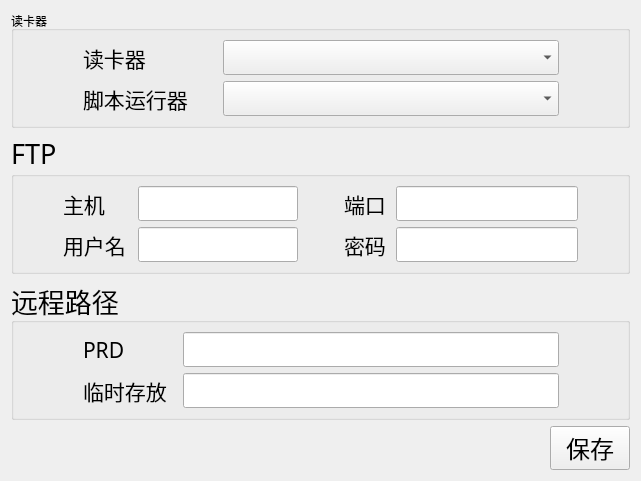
      <widget class="QWidget" name="tab_3">
       <attribute name="title">
        <string>配置</string>
       </attribute>
       <layout class="QVBoxLayout" name="verticalLayout_11" stretch="2,2,2,1">
        <item>
         <widget class="QGroupBox" name="groupBox_8">
          <property name="title">
           <string>读卡器</string>
          </property>
          <layout class="QHBoxLayout" name="horizontalLayout_38" stretch="1,8,1">
           <item>
            <spacer name="horizontalSpacer_21">
             <property name="orientation">
              <enum>Qt::Horizontal</enum>
             </property>
             <property name="sizeHint" stdset="0">
              <size>
               <width>87</width>
               <height>20</height>
              </size>
             </property>
            </spacer>
           </item>
           <item>
            <layout class="QVBoxLayout" name="verticalLayout_10">
             <item>
              <layout class="QHBoxLayout" name="horizontalLayout_34" stretch="2,5">
               <item>
                <widget class="QLabel" name="label">
                 <property name="font">
                  <font>
                   <family>微软雅黑</family>
                   <pointsize>16</pointsize>
                  </font>
                 </property>
                 <property name="text">
                  <string>读卡器</string>
                 </property>
                </widget>
               </item>
               <item>
                <widget class="QComboBox" name="reader_combo_box">
                 <property name="font">
                  <font>
                   <family>微软雅黑</family>
                   <pointsize>14</pointsize>
                  </font>
                 </property>
                </widget>
               </item>
              </layout>
             </item>
             <item>
              <layout class="QHBoxLayout" name="horizontalLayout_35" stretch="2,5">
               <item>
                <widget class="QLabel" name="label_7">
                 <property name="font">
                  <font>
                   <family>微软雅黑</family>
                   <pointsize>16</pointsize>
                  </font>
                 </property>
                 <property name="text">
                  <string>脚本运行器</string>
                 </property>
                </widget>
               </item>
               <item>
                <widget class="QComboBox" name="xhlanguage_combo_box">
                 <property name="font">
                  <font>
                   <family>微软雅黑</family>
                   <pointsize>14</pointsize>
                  </font>
                 </property>
                </widget>
               </item>
              </layout>
             </item>
            </layout>
           </item>
           <item>
            <spacer name="horizontalSpacer_22">
             <property name="orientation">
              <enum>Qt::Horizontal</enum>
             </property>
             <property name="sizeHint" stdset="0">
              <size>
               <width>86</width>
               <height>20</height>
              </size>
             </property>
            </spacer>
           </item>
          </layout>
         </widget>
        </item>
        <item>
         <widget class="QGroupBox" name="groupBox_4">
          <property name="font">
           <font>
            <family>微软雅黑</family>
            <pointsize>20</pointsize>
           </font>
          </property>
          <property name="title">
           <string>FTP</string>
          </property>
          <layout class="QVBoxLayout" name="verticalLayout_8">
           <item>
            <layout class="QHBoxLayout" name="horizontalLayout_31" stretch="0,4,0,4,0">
             <item>
              <spacer name="horizontalSpacer_12">
               <property name="orientation">
                <enum>Qt::Horizontal</enum>
               </property>
               <property name="sizeHint" stdset="0">
                <size>
                 <width>40</width>
                 <height>20</height>
                </size>
               </property>
              </spacer>
             </item>
             <item>
              <layout class="QHBoxLayout" name="horizontalLayout_18" stretch="3,7">
               <item>
                <widget class="QLabel" name="label_2">
                 <property name="font">
                  <font>
                   <family>微软雅黑</family>
                   <pointsize>16</pointsize>
                  </font>
                 </property>
                 <property name="text">
                  <string>主机</string>
                 </property>
                </widget>
               </item>
               <item>
                <widget class="QLineEdit" name="ip_line">
                 <property name="font">
                  <font>
                   <family>微软雅黑</family>
                   <pointsize>14</pointsize>
                  </font>
                 </property>
                </widget>
               </item>
              </layout>
             </item>
             <item>
              <spacer name="horizontalSpacer_13">
               <property name="orientation">
                <enum>Qt::Horizontal</enum>
               </property>
               <property name="sizeHint" stdset="0">
                <size>
                 <width>40</width>
                 <height>20</height>
                </size>
               </property>
              </spacer>
             </item>
             <item>
              <layout class="QHBoxLayout" name="horizontalLayout_20" stretch="2,8">
               <item>
                <widget class="QLabel" name="label_5">
                 <property name="font">
                  <font>
                   <family>微软雅黑</family>
                   <pointsize>16</pointsize>
                  </font>
                 </property>
                 <property name="text">
                  <string>端口</string>
                 </property>
                </widget>
               </item>
               <item>
                <widget class="QLineEdit" name="port_line">
                 <property name="font">
                  <font>
                   <family>微软雅黑</family>
                   <pointsize>14</pointsize>
                  </font>
                 </property>
                </widget>
               </item>
              </layout>
             </item>
             <item>
              <spacer name="horizontalSpacer_14">
               <property name="orientation">
                <enum>Qt::Horizontal</enum>
               </property>
               <property name="sizeHint" stdset="0">
                <size>
                 <width>40</width>
                 <height>20</height>
                </size>
               </property>
              </spacer>
             </item>
            </layout>
           </item>
           <item>
            <layout class="QHBoxLayout" name="horizontalLayout_32" stretch="0,4,0,4,0">
             <item>
              <spacer name="horizontalSpacer_15">
               <property name="orientation">
                <enum>Qt::Horizontal</enum>
               </property>
               <property name="sizeHint" stdset="0">
                <size>
                 <width>40</width>
                 <height>20</height>
                </size>
               </property>
              </spacer>
             </item>
             <item>
              <layout class="QHBoxLayout" name="horizontalLayout_19" stretch="3,7">
               <item>
                <widget class="QLabel" name="label_3">
                 <property name="font">
                  <font>
                   <family>微软雅黑</family>
                   <pointsize>16</pointsize>
                  </font>
                 </property>
                 <property name="text">
                  <string>用户名</string>
                 </property>
                </widget>
               </item>
               <item>
                <widget class="QLineEdit" name="username_line">
                 <property name="font">
                  <font>
                   <family>微软雅黑</family>
                   <pointsize>14</pointsize>
                  </font>
                 </property>
                </widget>
               </item>
              </layout>
             </item>
             <item>
              <spacer name="horizontalSpacer_16">
               <property name="orientation">
                <enum>Qt::Horizontal</enum>
               </property>
               <property name="sizeHint" stdset="0">
                <size>
                 <width>40</width>
                 <height>20</height>
                </size>
               </property>
              </spacer>
             </item>
             <item>
              <layout class="QHBoxLayout" name="horizontalLayout_21" stretch="2,8">
               <item>
                <widget class="QLabel" name="label_4">
                 <property name="font">
                  <font>
                   <family>微软雅黑</family>
                   <pointsize>16</pointsize>
                  </font>
                 </property>
                 <property name="text">
                  <string>密码</string>
                 </property>
                </widget>
               </item>
               <item>
                <widget class="QLineEdit" name="password_line">
                 <property name="font">
                  <font>
                   <family>微软雅黑</family>
                   <pointsize>14</pointsize>
                  </font>
                 </property>
                 <property name="echoMode">
                  <enum>QLineEdit::Password</enum>
                 </property>
                </widget>
               </item>
              </layout>
             </item>
             <item>
              <spacer name="horizontalSpacer_17">
               <property name="orientation">
                <enum>Qt::Horizontal</enum>
               </property>
               <property name="sizeHint" stdset="0">
                <size>
                 <width>40</width>
                 <height>20</height>
                </size>
               </property>
              </spacer>
             </item>
            </layout>
           </item>
          </layout>
         </widget>
        </item>
        <item>
         <widget class="QGroupBox" name="groupBox_5">
          <property name="font">
           <font>
            <family>微软雅黑</family>
            <pointsize>20</pointsize>
           </font>
          </property>
          <property name="title">
           <string>远程路径</string>
          </property>
          <layout class="QHBoxLayout" name="horizontalLayout_37" stretch="1,8,1">
           <item>
            <spacer name="horizontalSpacer_18">
             <property name="orientation">
              <enum>Qt::Horizontal</enum>
             </property>
             <property name="sizeHint" stdset="0">
              <size>
               <width>72</width>
               <height>20</height>
              </size>
             </property>
            </spacer>
           </item>
           <item>
            <layout class="QVBoxLayout" name="verticalLayout_9">
             <item>
              <layout class="QHBoxLayout" name="horizontalLayout_22" stretch="2,8">
               <item>
                <widget class="QLabel" name="label_6">
                 <property name="font">
                  <font>
                   <family>微软雅黑</family>
                   <pointsize>16</pointsize>
                  </font>
                 </property>
                 <property name="text">
                  <string>PRD</string>
                 </property>
                </widget>
               </item>
               <item>
                <widget class="QLineEdit" name="prd_line">
                 <property name="font">
                  <font>
                   <family>微软雅黑</family>
                   <pointsize>14</pointsize>
                  </font>
                 </property>
                </widget>
               </item>
              </layout>
             </item>
             <item>
              <layout class="QHBoxLayout" name="horizontalLayout_23" stretch="2,8">
               <item>
                <widget class="QLabel" name="label_9">
                 <property name="font">
                  <font>
                   <family>微软雅黑</family>
                   <pointsize>16</pointsize>
                  </font>
                 </property>
                 <property name="text">
                  <string>临时存放</string>
                 </property>
                </widget>
               </item>
               <item>
                <widget class="QLineEdit" name="temp_line">
                 <property name="font">
                  <font>
                   <family>微软雅黑</family>
                   <pointsize>14</pointsize>
                  </font>
                 </property>
                </widget>
               </item>
              </layout>
             </item>
            </layout>
           </item>
           <item>
            <spacer name="horizontalSpacer_19">
             <property name="orientation">
              <enum>Qt::Horizontal</enum>
             </property>
             <property name="sizeHint" stdset="0">
              <size>
               <width>72</width>
               <height>20</height>
              </size>
             </property>
            </spacer>
           </item>
          </layout>
         </widget>
        </item>
        <item>
         <layout class="QHBoxLayout" name="horizontalLayout_33">
          <item>
           <spacer name="horizontalSpacer_20">
            <property name="orientation">
             <enum>Qt::Horizontal</enum>
            </property>
            <property name="sizeHint" stdset="0">
             <size>
              <width>40</width>
              <height>20</height>
             </size>
            </property>
           </spacer>
          </item>
          <item>
           <widget class="QPushButton" name="save_btn">
            <property name="font">
             <font>
              <family>微软雅黑</family>
              <pointsize>18</pointsize>
             </font>
            </property>
            <property name="text">
             <string>保存</string>
            </property>
           </widget>
          </item>
         </layout>
        </item>
       </layout>
      </widget>
